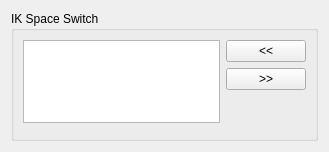
<?xml version="1.0" encoding="UTF-8"?>
<ui version="4.0">
 <class>Form</class>
 <widget class="QWidget" name="Form">
  <property name="geometry">
   <rect>
    <x>0</x>
    <y>0</y>
    <width>329</width>
    <height>152</height>
   </rect>
  </property>
  <property name="windowTitle">
   <string>Form</string>
  </property>
  <layout class="QVBoxLayout" name="verticalLayout">
   <item>
    <widget class="QGroupBox" name="groupBox_4">
     <property name="title">
      <string>IK Space Switch</string>
     </property>
     <layout class="QGridLayout" name="gridLayout_4">
      <item row="2" column="1" rowspan="2">
       <spacer name="verticalSpacer_2">
        <property name="orientation">
         <enum>Qt::Vertical</enum>
        </property>
        <property name="sizeHint" stdset="0">
         <size>
          <width>20</width>
          <height>100</height>
         </size>
        </property>
       </spacer>
      </item>
      <item row="0" column="1">
       <widget class="QPushButton" name="ik_space_switch_add_pushButton">
        <property name="text">
         <string>&lt;&lt;</string>
        </property>
       </widget>
      </item>
      <item row="1" column="1">
       <widget class="QPushButton" name="ik_space_switch_remove_pushButton">
        <property name="text">
         <string>&gt;&gt;</string>
        </property>
       </widget>
      </item>
      <item row="0" column="0" rowspan="3">
       <widget class="QListWidget" name="ik_space_switch_listWidget">
        <property name="sizePolicy">
         <sizepolicy hsizetype="Expanding" vsizetype="Maximum">
          <horstretch>0</horstretch>
          <verstretch>0</verstretch>
         </sizepolicy>
        </property>
       </widget>
      </item>
     </layout>
    </widget>
   </item>
  </layout>
 </widget>
 <resources/>
 <connections/>
</ui>
